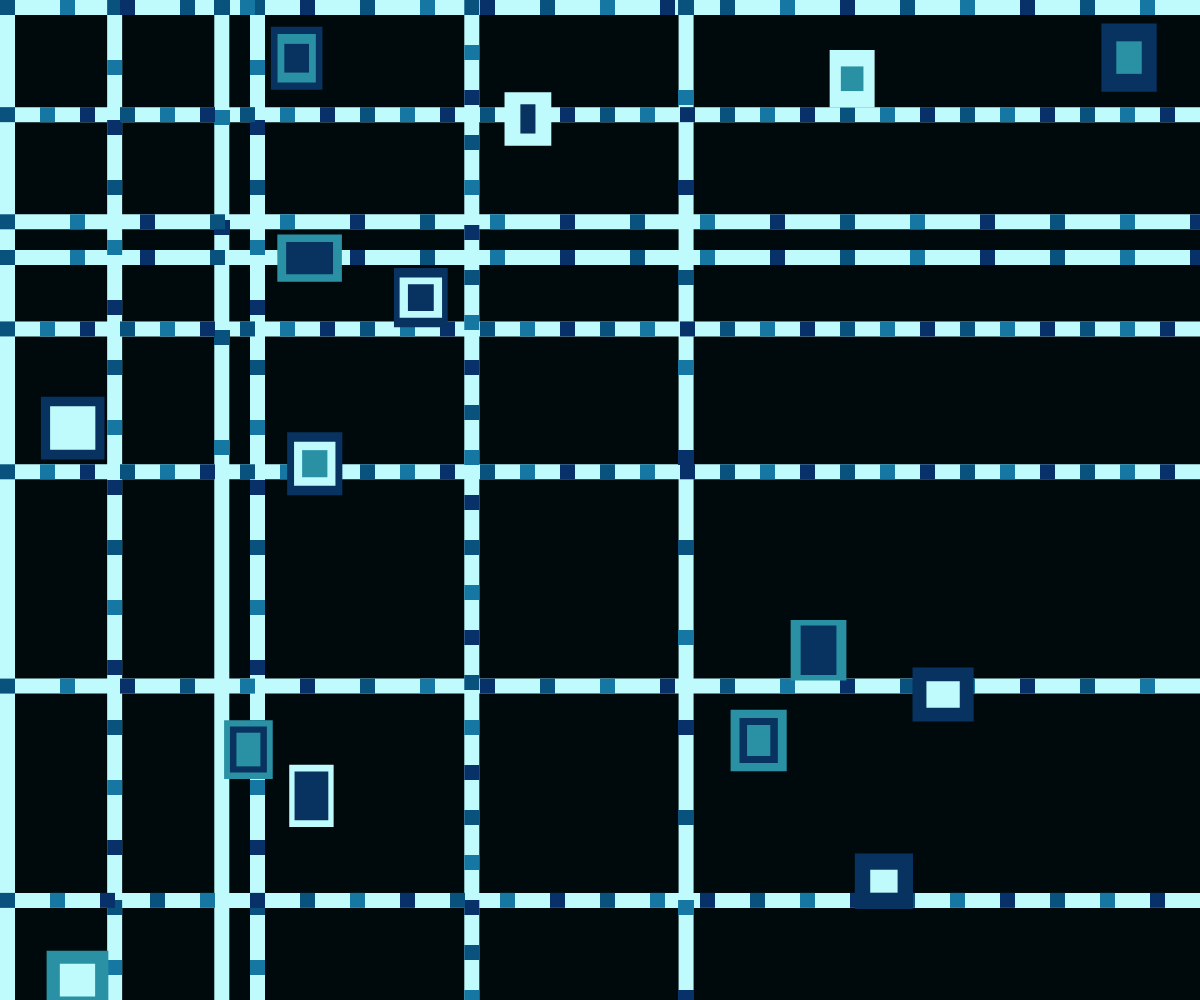
Frame 1 (no input)
Frame 60 (no input): identical to frame 1, image omitted
Frame 120 (the mouse pressed at the canvas centre since frame 60): identical to frame 1, image omitted

The p5.js sketch that drew this single still picture (run headless with seeded random() and noise() and a simulated clock; from frame 60 on, the mouse is pressed at the canvas centre):

// p5.js sketch
// ── sketch.js

let number = 30;
let rectSpacing = 10;

const numberOfaqua = 8;
const colors = ['#08527d', '#1678A2', '#093169'];
const colors2 = ['#Bffbfd', '#083360', '#2a91a4'];

// Create arrays to store multiple classes of rectangles:
let rectangles = [];
let rectanglesBig = [];

function setup() {
  createCanvas(windowWidth, windowHeight);
  
  let y1 = random(0, 150);
  let y2 = y1;

  
  // Use width and height instead of width and height in rectangles below:
  // Top four aqua lines:
  for (let i = 0; i < 4; i++) {
    let aquaRectangle = new Rectangle(0, i * y1, width, 15, '#Bffbfd');
    rectangles.push(aquaRectangle);
  }
  // Last four horizontal aqua lines:
  for (let i = 0; i < 4; i++) {
    let aquaRectangle = new Rectangle(0, 250 + i * y1 * 2, width, 15, '#Bffbfd');
    rectangles.push(aquaRectangle);
  }


  // Left three vertical aqua lines:
  for (let i = 0; i < 3; i++) {
    let aquaRectangle = new Rectangle(i * y1, 0, 15, height, '#Bffbfd');
    rectangles.push(aquaRectangle);
  }
  // Right three vertical aqua lines:
  for (let i = 0; i < 3; i++) {
    let aquaRectangle = new Rectangle(250 + i * y1 * 2, 0, 15, height, '#Bffbfd');
    rectangles.push(aquaRectangle);
  }

  // Random small blocks:

  // 2
  for (let i = 0; i < number; i++) {
    const randomColor = colors[i % colors.length];
    let randomRectangle = new Rectangle(y2, i * (50 + rectSpacing), 15, 15, randomColor);
    rectangles.push(randomRectangle);
  }
  // 3
  for (let j = 0; j < 5; j++) {
    for (let i = 0; i < number; i++) {
      const randomColor = colors[j % colors.length];
      let randomRectangle = new Rectangle(y2 + (1 * y1), j * (100 + rectSpacing), 15, 15, randomColor);
      rectangles.push(randomRectangle);
    }
  }

  // 4
  for (let j = 0; j < 5; j++) {
    for (let i = 0; i < number; i++) {
      const randomColor = colors[i % colors.length];
      let randomRectangle = new Rectangle(250 + y1 * 2 - y1 * 2, (i * (50 + rectSpacing)), 15, 15, randomColor);
      rectangles.push(randomRectangle);
    }
  }
  // 5
  for (let i = 0; i < number; i++) {
    const randomColor = colors[i % colors.length];
    let randomRectangle = new Rectangle(250 + y1 * 2, i * (35 + rectSpacing), 15, 15, randomColor);
    rectangles.push(randomRectangle);
  }
  // 6
  for (let j = 0; j < 5; j++) {
    for (let i = 0; i < number; i++) {
      const randomColor = colors[i % colors.length];
      let randomRectangle = new Rectangle(250 + y1 * 2 + y1 * 2, (i * (80 + rectSpacing)), 15, 15, randomColor);
      rectangles.push(randomRectangle);
    }
  }

  // 7
 
    for (let i = 0; i < number; i++) {
      const randomColor = colors[i % colors.length];
      let randomRectangle = new Rectangle(i * (50 + rectSpacing), y1 - y1, 15, 15, randomColor);
      rectangles.push(randomRectangle);
    
  }
  // 8
  for (let i = 0; i < number; i++) {
    const randomColor = colors[i % colors.length];
    let randomRectangle = new Rectangle(i * (30 + rectSpacing), y2, 15, 15, randomColor);
    rectangles.push(randomRectangle);
  }
  // 9
  
    for (let i = 0; i < number; i++) {
      const randomColor = colors[i % colors.length];
      let randomRectangle = new Rectangle(i * (60 + rectSpacing), y1 + y1, 15, 15, randomColor);
      rectangles.push(randomRectangle);
    
  }
  // 10
  for (let i = 0; i < number; i++) {
    const randomColor = colors[i % colors.length];
    let randomRectangle = new Rectangle(i * (30 + rectSpacing), y1 + y1 + y1, 15, 15, randomColor);
    rectangles.push(randomRectangle);
  }

  // 11
  for (let i = 0; i < number; i++) {
    const randomColor = colors[i % colors.length];
    let randomRectangle = new Rectangle(i * (60 + rectSpacing), 250, 15, 15, randomColor);
    rectangles.push(randomRectangle);
  }
  // 12
  for (let i = 0; i < number; i++) {
    const randomColor = colors[i % colors.length];
    let randomRectangle = new Rectangle(i * (30 + rectSpacing), 250 + y1 * 2, 15, 15, randomColor);
    rectangles.push(randomRectangle);
  }
  // 13
  for (let i = 0; i < number; i++) {
    const randomColor = colors[i % colors.length];
    let randomRectangle = new Rectangle(i * (50 + rectSpacing), 250 + y1 * 2 + y1 * 2, 15, 15, randomColor);
    rectangles.push(randomRectangle);
  }
  // 14
  for (let i = 0; i < number; i++) {
    const randomColor = colors[i % colors.length];
    let randomRectangle = new Rectangle(i * (40 + rectSpacing), 250 + y1 * 2 + y1 * 2 + y1 * 2, 15, 15, randomColor);
    rectangles.push(randomRectangle);
  }

  noStroke();

  for (let i = 0; i < 15; i++) {
    // Randomly generate the position, size, and colour of block A:


    let x = random(width);
    let y = random(height);
    let widthA = random(30, 50);
    let heightA = random(30, 50);

    // Randomly generate the size of blocks B and C:
    let widthB = widthA - random(10, 20);
    let heightB = heightA - random(10, 20);
    let widthC = widthA + random(10, 20);
    let heightC = heightA + random(10, 20);

    // Randomly generate colours:

    let colorA = random(colors2);
    let colorB = random(colors2);
    let colorC = random(colors2);


    // Create a block object and add it to an array:

    rectanglesBig.push(new Rectangle(x, y, widthC, heightC, colorC));
    rectanglesBig.push(new Rectangle(x, y, widthA, heightA, colorA));
    rectanglesBig.push(new Rectangle(x, y, widthB, heightB, colorB));

  }
}

function windowResized() {
  resizeCanvas(windowWidth, windowHeight);
}


function draw() {
  background('#000a0c');
  // Draw rectangle:

  for (let i = 0; i < rectangles.length; i++) {
    rectangles[i].draw();
  }
  push();
  rectMode(CENTER);

  for (let i = 0; i < rectanglesBig.length; i++) {
    rectanglesBig[i].draw();

  }
  pop();
}

class Rectangle {
  constructor(x, y, width, height, color) {
    this.x = x;
    this.y = y;
    this.width = width;
    this.height = height;
    this.color = color;
  }

  draw() {
    fill(this.color);
    rect(this.x, this.y, this.width, this.height);
  }
}
